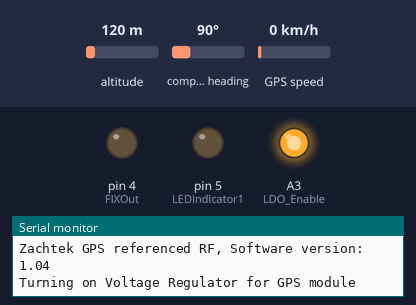
Recording of a sketch running on a simulated Arduino Pro Mini, built with avr-gcc and run on an emulated ATmega328P. Parts: output pins drawn as LEDs (lit = HIGH), the last lines printed to the serial monitor. The test bench sets the inputs (shaded band); at power-on: altitude 120 m, compass heading 90°, GPS speed 0 km/h. The GPS gets a fix after 3 s at 37.7749, -122.4194 with 8 satellites.

Above: at 0.1 s.
At 4.1 s:
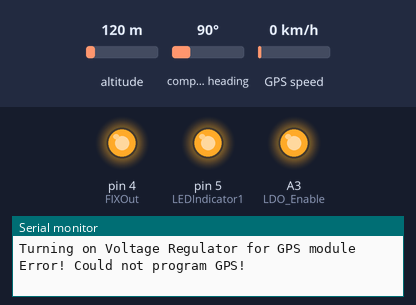
Timing chart, 0 to 5.6 s (numbered marks = the images above):
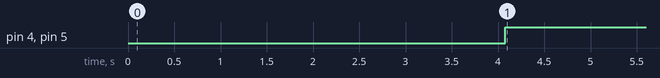

Measured:
- by itself, pin 4 (FIXOut), pin 5 (LEDIndicator1): LOW → HIGH at 4.1 s

The sketch:

RFout1MHzV1_04.ino
```cpp
//Software for Zachtek "GPS Referenced RF generator 1MHz Out" with a 8MHz Mini Pro Arduno
//This will program an NEO-6 Gps module at startup to output an RF signal when locked.
//The NEO-6 has an internal 48MHz PLL that can be diveded down to any freq below 10MHz. Divide to a frequency that is an integer fraction of 48MHz to get
//the lowest jitter
//Examples on low jitter freqencies is 1, 2, 4 and 8 MHz
//To compile you need to install the Library "NeoGps by SlashDevin", you can download it using The Library manager in the Arduino IDE
//ZachTec 2017-2018

//The Version of this software is stored in the constant "softwareversion" and is displayed on the Serialport att startup
//For Arduino Pro Mini.
#include <NMEAGPS.h>  //NeoGps by SlashDEvin https://github.com/SlashDevin/NeoGPS
#include <SoftwareSerial.h>  // SoftwareSerial by Arduino
SoftwareSerial gpsPort(2, 3); // RX, TX
#define LEDIndicator1 5  //LED indicator for GPS Lock on pin A3
#define FIXOut 4         //Pin Out at IDC. Indicator for GPS Lock on pin 4
#define LDO_Enable A3    //GPS Voltage regulator Enable on pin A0
boolean GPSOK;
const char softwareversion[] = "1.04" ; //Version of this program, sent to serialport at startup
NMEAGPS  gps; // This parses the GPS characters
gps_fix  fix; // This holds on to the latest values


//--------------------------  SETUP -----------------------

void setup()
{
  Serial.begin(9600);
  while (!Serial)
    ;

  Serial.println("");
  Serial.print(F("Zachtek GPS referenced RF, Software version: "));
  Serial.println(softwareversion);

   pinMode(LDO_Enable, OUTPUT); // Set Voltage Regulator Enable pin as output.
   digitalWrite(LDO_Enable, HIGH); //Turn on 3.1V Power supply for the Ublox GPS module
   Serial.println (F("Turning on Voltage Regulator for GPS module"));
   pinMode(LEDIndicator1, OUTPUT); // Set GPS Lock  LED pin as output.
   pinMode(FIXOut, OUTPUT);        // Set GPS Lock line as output.
   digitalWrite(LEDIndicator1, LOW); //Turn off Lock LED
   digitalWrite(FIXOut, LOW);        //Go low on Lock line
   delay(500);//Wait for GPSmodule to complete it's power on.
   gpsPort.begin(9600);
   GPSOK=true;

   //Program GPS to output RF
   if (setGPS_OutputFreq1MHz()) {
    Serial.println ("GPS Initialized to output RF at 1MHz");
    Serial.println ("Initialization is complete.");
    Serial.println ("");
    GPSOK=true;
  }
  else
  {
    Serial.println ("Error! Could not program GPS!");
    GPSOK=false;
  }
}

//--------------------------


//--------------------------  Main loop -----------------------
void loop()
{
  while (gps.available( gpsPort )) {
    fix = gps.read();
    if (fix.valid.location && fix.valid.date && fix.valid.time)
      {
      Serial.print( F("Fix - Location: ") );
      digitalWrite(LEDIndicator1, HIGH);   // turn the LED on
      digitalWrite(FIXOut, HIGH);          // Set Lock Line high
      Serial.print( fix.latitude(), 6 );
      Serial.print( ',' );
      Serial.print( fix.longitude(), 6 );
      Serial.println();

    }
    else
    {
      if (GPSOK) { //If the GPS is connected but not locked then short blink
        digitalWrite(LEDIndicator1, HIGH);   // turn the LED on
        digitalWrite(FIXOut, LOW);          // Set Lock Line low
        delay(100);
        digitalWrite(LEDIndicator1, LOW);    // turn the LED off
        Serial.println(F("Waiting for GPS location fix"));
      }
    }
  }
}


//--------------------------

bool setGPS_OutputFreq100kHz()
{
 int gps_set_sucess=0;
 uint8_t setOutputFreq[] = {
 0xB5, 0x62, 0x06, 0x31, 0x20, 0x00, 0x00, 0x00, 0x00, 0x00, 0x32, 0x00, 0x00, 0x00, 0x01, 0x00,
 0x00, 0x00, 0xA0, 0x86, 0x01, 0x00, 0x00, 0x00, 0x00, 0x00, 0x00, 0x00, 0x00, 0x80, 0x00, 0x00,
 0x00, 0x00, 0xEF, 0x00, 0x00, 0x00, 0x20, 0x1B };

 sendUBX(setOutputFreq, sizeof(setOutputFreq)/sizeof(uint8_t));
 gps_set_sucess=getUBX_ACK(setOutputFreq);
 //Serial.println("Set output Freq Done");
 return gps_set_sucess;
}

bool setGPS_OutputFreq1MHz()
{
 int gps_set_sucess=0;
 uint8_t setOutputFreq[] = {
 0xB5, 0x62, 0x06, 0x31, 0x20, 0x00, 0x00, 0x00, 0x00, 0x00, 0x32, 0x00, 0x00, 0x00, 0x01, 0x00,
 0x00, 0x00, 0x40, 0x42, 0x0F, 0x00, 0x00, 0x00, 0x00, 0x00, 0x00, 0x00, 0x00, 0x80, 0x00, 0x00,
 0x00, 0x00, 0xEF, 0x00, 0x00, 0x00, 0x8A, 0x8B };

 sendUBX(setOutputFreq, sizeof(setOutputFreq)/sizeof(uint8_t));
 gps_set_sucess=getUBX_ACK(setOutputFreq);
 //Serial.println("Set output Freq Done");
 return gps_set_sucess;
}

bool setGPS_OutputFreq2MHz()
{
 int gps_set_sucess=0;
 uint8_t setOutputFreq[] = {
 0xB5, 0x62, 0x06, 0x31, 0x20, 0x00, 0x00, 0x00, 0x00, 0x00, 0x32, 0x00, 0x00, 0x00, 0x01, 0x00,
 0x00, 0x00, 0x80, 0x84, 0x1E, 0x00, 0x00, 0x00, 0x00, 0x00, 0x00, 0x00, 0x00, 0x80, 0x00, 0x00,
 0x00, 0x00, 0xEF, 0x00, 0x00, 0x00, 0x1B, 0x7F };

 sendUBX(setOutputFreq, sizeof(setOutputFreq)/sizeof(uint8_t));
 gps_set_sucess=getUBX_ACK(setOutputFreq);
 //Serial.println("Set output Freq Done");
 return gps_set_sucess;
}


bool setGPS_OutputFreq4MHz()
{
 int gps_set_sucess=0;
 uint8_t setOutputFreq[] = {
 0xB5, 0x62, 0x06, 0x31, 0x20, 0x00, 0x00, 0x00, 0x00, 0x00, 0x32, 0x00, 0x00, 0x00, 0x01, 0x00,
 0x00, 0x00, 0x00, 0x09, 0x3D, 0x00, 0x00, 0x00, 0x00, 0x00, 0x00, 0x00, 0x00, 0x80, 0x00, 0x00,
 0x00, 0x00, 0xEF, 0x00, 0x00, 0x00, 0x3F, 0x8C };

 sendUBX(setOutputFreq, sizeof(setOutputFreq)/sizeof(uint8_t));
 gps_set_sucess=getUBX_ACK(setOutputFreq);
 //Serial.println("Set output Freq Done");
 return gps_set_sucess;
}

//8MHz is the highest low-jitter frequency possible
bool setGPS_OutputFreq8MHz()
{
 int gps_set_sucess=0;
 uint8_t setOutputFreq[] = {
 0xB5, 0x62, 0x06, 0x31, 0x20, 0x00, 0x00, 0x01, 0x00, 0x00, 0x00, 0x00, 0x00, 0x00, 0x01, 0x00,
 0x00, 0x00, 0x00, 0x12, 0x7A, 0x00, 0x00, 0x00, 0x00, 0x00, 0x00, 0x00, 0x00, 0x80, 0x00, 0x00,
 0x00, 0x00, 0x6F, 0x00, 0x00, 0x00, 0xD4, 0x28 };

 sendUBX(setOutputFreq, sizeof(setOutputFreq)/sizeof(uint8_t));
 gps_set_sucess=getUBX_ACK(setOutputFreq);
 //Serial.println("Set output Freq Done");
 return gps_set_sucess;
}

//10 MHz is very jittery. Numbers that can be done with an integer division from 48MHz will produce
//the lowest jitter so 16 ,12 ,8 ,6 ,4 ,2 and 1 MHz is low jitter but 10MHz is not
//If 10MHz low jitter is needed then one option is to output 2MHz and then filter out the 5th overtone arriving at 10MHz in that way.
bool setGPS_OutputFreq10MHz()
{
 int gps_set_sucess=0;
 uint8_t setOutputFreq[] = {
 0xB5, 0x62, 0x06, 0x31, 0x20, 0x00, 0x00, 0x01, 0x00, 0x00, 0x00, 0x00, 0x00, 0x00, 0x01, 0x00,
 0x00, 0x00, 0x80, 0x96, 0x98, 0x00, 0x00, 0x00, 0x00, 0x00, 0x00, 0x00, 0x00, 0x80, 0x00, 0x00,
 0x00, 0x00, 0x6F, 0x00, 0x00, 0x00, 0xF6, 0x10 };

 sendUBX(setOutputFreq, sizeof(setOutputFreq)/sizeof(uint8_t));
 gps_set_sucess=getUBX_ACK(setOutputFreq);
 //Serial.println("Set output Freq Done");
 return gps_set_sucess;
}

//16MHz is above the specs for lUblox Neo-6, only included for experiments.
//This will not produce as clean Square wave.
bool setGPS_OutputFreq16MHz()
{
 int gps_set_sucess=0;
 uint8_t setOutputFreq[] = {
 0xB5, 0x62, 0x06, 0x31, 0x20, 0x00, 0x00, 0x01, 0x00, 0x00, 0x00, 0x00, 0x00, 0x00, 0x01, 0x00,
 0x00, 0x00, 0x00, 0x24, 0xF4, 0x00, 0x00, 0x00, 0x00, 0x00, 0x00, 0x00, 0x00, 0x80, 0x00, 0x00,
 0x00, 0x00, 0x6F, 0x00, 0x00, 0x00, 0x60, 0x12 };

 sendUBX(setOutputFreq, sizeof(setOutputFreq)/sizeof(uint8_t));
 gps_set_sucess=getUBX_ACK(setOutputFreq);
 //Serial.println("Set output Freq Done");
 return gps_set_sucess;
}


void sendUBX(uint8_t *MSG, uint8_t len) {
 gpsPort.flush();
 gpsPort.write(0xFF);
 _delay_ms(500);
 for(int i=0; i<len; i++) {
 gpsPort.write(MSG[i]);
 }
}

boolean getUBX_ACK(uint8_t *MSG) {
 uint8_t b;
 uint8_t ackByteID = 0;
 uint8_t ackPacket[10];
 unsigned long startTime = millis();

// Construct the expected ACK packet
 ackPacket[0] = 0xB5; // header
 ackPacket[1] = 0x62; // header
 ackPacket[2] = 0x05; // class
 ackPacket[3] = 0x01; // id
 ackPacket[4] = 0x02; // length
 ackPacket[5] = 0x00;
 ackPacket[6] = MSG[2]; // ACK class
 ackPacket[7] = MSG[3]; // ACK id
 ackPacket[8] = 0; // CK_A
 ackPacket[9] = 0; // CK_B

// Calculate the checksums
 for (uint8_t ubxi=2; ubxi<8; ubxi++) {
 ackPacket[8] = ackPacket[8] + ackPacket[ubxi];
 ackPacket[9] = ackPacket[9] + ackPacket[8];
 }

  while (1) {  // Test for success
    if (ackByteID > 9) {
      // All packets in order!
      return true;
    }

  // Timeout if no valid response in 3 seconds
  if (millis() - startTime > 3000) {
    return false;
  }

  // Make sure data is available to read
  if (gpsPort.available()) {
    b = gpsPort.read();
    // Check that bytes arrive in sequence as per expected ACK packet
    if (b == ackPacket[ackByteID]) {
      ackByteID++;
    }
    else {
      ackByteID = 0; // Reset and look again, invalid order
    }//else
  }//If
 }//While
}//getUBX_ACK
```
